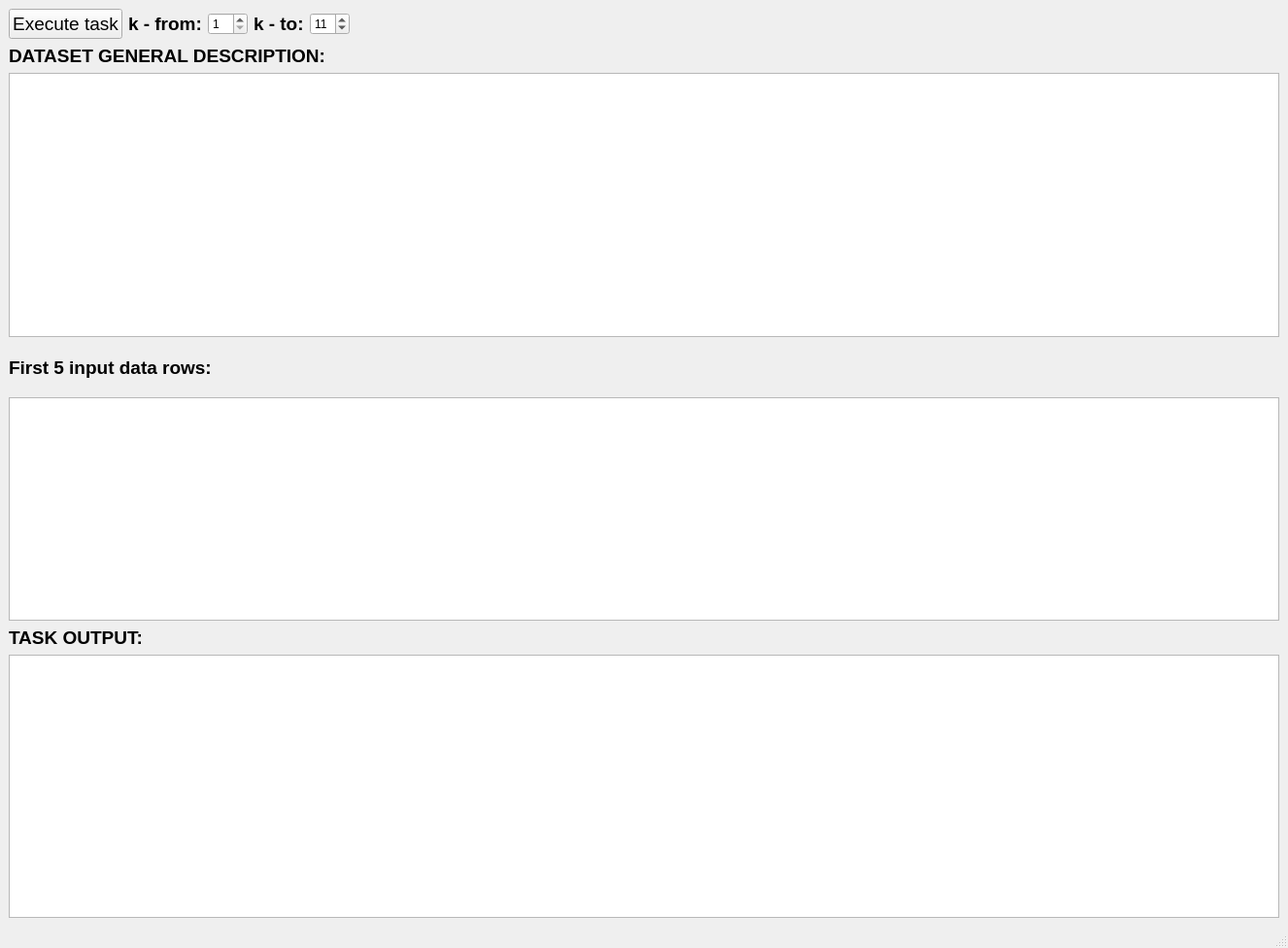
<?xml version="1.0" encoding="UTF-8"?>
<ui version="4.0">
 <class>MainWindow</class>
 <widget class="QMainWindow" name="MainWindow">
  <property name="geometry">
   <rect>
    <x>0</x>
    <y>0</y>
    <width>1326</width>
    <height>976</height>
   </rect>
  </property>
  <property name="windowTitle">
   <string>MainWindow</string>
  </property>
  <widget class="QWidget" name="centralwidget">
   <layout class="QVBoxLayout" name="verticalLayout_4">
    <item>
     <layout class="QHBoxLayout" name="horizontalLayout_2">
      <item>
       <widget class="QPushButton" name="exec_btn">
        <property name="font">
         <font>
          <pointsize>14</pointsize>
         </font>
        </property>
        <property name="text">
         <string>Execute task</string>
        </property>
       </widget>
      </item>
      <item>
       <widget class="QLabel" name="label_4">
        <property name="font">
         <font>
          <pointsize>14</pointsize>
          <weight>75</weight>
          <bold>true</bold>
         </font>
        </property>
        <property name="text">
         <string>k - from:</string>
        </property>
       </widget>
      </item>
      <item>
       <widget class="QSpinBox" name="k_from">
        <property name="minimum">
         <number>1</number>
        </property>
       </widget>
      </item>
      <item>
       <widget class="QLabel" name="label_5">
        <property name="font">
         <font>
          <pointsize>14</pointsize>
          <weight>75</weight>
          <bold>true</bold>
         </font>
        </property>
        <property name="text">
         <string>k - to:</string>
        </property>
       </widget>
      </item>
      <item>
       <widget class="QSpinBox" name="k_to">
        <property name="minimum">
         <number>1</number>
        </property>
        <property name="value">
         <number>11</number>
        </property>
       </widget>
      </item>
      <item>
       <spacer name="horizontalSpacer">
        <property name="orientation">
         <enum>Qt::Horizontal</enum>
        </property>
        <property name="sizeHint" stdset="0">
         <size>
          <width>368</width>
          <height>20</height>
         </size>
        </property>
       </spacer>
      </item>
     </layout>
    </item>
    <item>
     <layout class="QVBoxLayout" name="verticalLayout">
      <item>
       <layout class="QHBoxLayout" name="horizontalLayout_4">
        <item>
         <widget class="QLabel" name="label_3">
          <property name="font">
           <font>
            <pointsize>14</pointsize>
            <weight>75</weight>
            <bold>true</bold>
           </font>
          </property>
          <property name="text">
           <string>DATASET GENERAL DESCRIPTION:</string>
          </property>
         </widget>
        </item>
        <item>
         <spacer name="horizontalSpacer_4">
          <property name="orientation">
           <enum>Qt::Horizontal</enum>
          </property>
          <property name="sizeHint" stdset="0">
           <size>
            <width>40</width>
            <height>20</height>
           </size>
          </property>
         </spacer>
        </item>
       </layout>
      </item>
      <item>
       <widget class="QTextEdit" name="gen_desc">
        <property name="font">
         <font>
          <family>Segoe UI Semibold</family>
          <pointsize>9</pointsize>
          <weight>75</weight>
          <bold>true</bold>
         </font>
        </property>
        <property name="readOnly">
         <bool>true</bool>
        </property>
       </widget>
      </item>
     </layout>
    </item>
    <item>
     <layout class="QVBoxLayout" name="verticalLayout_3">
      <item>
       <layout class="QHBoxLayout" name="horizontalLayout">
        <item>
         <widget class="QLabel" name="label_2">
          <property name="maximumSize">
           <size>
            <width>16777215</width>
            <height>50</height>
           </size>
          </property>
          <property name="font">
           <font>
            <pointsize>14</pointsize>
            <weight>75</weight>
            <bold>true</bold>
           </font>
          </property>
          <property name="text">
           <string>First 5 input data rows:</string>
          </property>
         </widget>
        </item>
        <item>
         <spacer name="horizontalSpacer_3">
          <property name="maximumSize">
           <size>
            <width>16777215</width>
            <height>50</height>
           </size>
          </property>
          <property name="orientation">
           <enum>Qt::Horizontal</enum>
          </property>
          <property name="sizeHint" stdset="0">
           <size>
            <width>40</width>
            <height>20</height>
           </size>
          </property>
         </spacer>
        </item>
       </layout>
      </item>
      <item>
       <widget class="QTableView" name="stats_view">
        <property name="minimumSize">
         <size>
          <width>0</width>
          <height>230</height>
         </size>
        </property>
        <property name="maximumSize">
         <size>
          <width>16777215</width>
          <height>230</height>
         </size>
        </property>
        <attribute name="horizontalHeaderDefaultSectionSize">
         <number>150</number>
        </attribute>
        <attribute name="horizontalHeaderMinimumSectionSize">
         <number>150</number>
        </attribute>
       </widget>
      </item>
     </layout>
    </item>
    <item>
     <layout class="QVBoxLayout" name="verticalLayout_2">
      <item>
       <layout class="QHBoxLayout" name="horizontalLayout_3">
        <item>
         <widget class="QLabel" name="label">
          <property name="font">
           <font>
            <pointsize>14</pointsize>
            <weight>75</weight>
            <bold>true</bold>
           </font>
          </property>
          <property name="text">
           <string>TASK OUTPUT:</string>
          </property>
         </widget>
        </item>
        <item>
         <spacer name="horizontalSpacer_2">
          <property name="orientation">
           <enum>Qt::Horizontal</enum>
          </property>
          <property name="sizeHint" stdset="0">
           <size>
            <width>108</width>
            <height>20</height>
           </size>
          </property>
         </spacer>
        </item>
       </layout>
      </item>
      <item>
       <widget class="QPlainTextEdit" name="task_output">
        <property name="font">
         <font>
          <family>Courier New</family>
         </font>
        </property>
       </widget>
      </item>
     </layout>
    </item>
   </layout>
  </widget>
  <widget class="QMenuBar" name="menubar">
   <property name="geometry">
    <rect>
     <x>0</x>
     <y>0</y>
     <width>1326</width>
     <height>21</height>
    </rect>
   </property>
  </widget>
  <widget class="QStatusBar" name="statusbar"/>
 </widget>
 <resources/>
 <connections/>
</ui>
